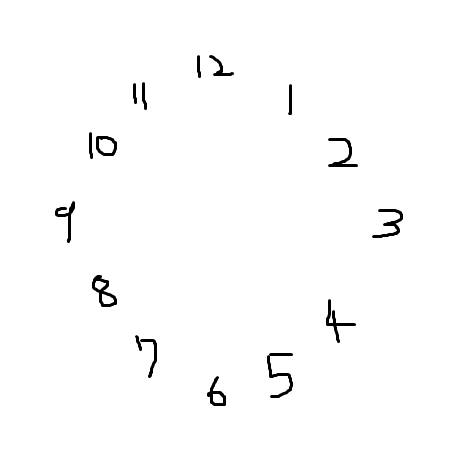
#> input picture be/images/dnumbers.png, 450 x 450 px, found by its file name
$ python img_diff.py
#> lines starting #> are read from the running program, lines starting #| are printed output that depends on the picture
import cv2

def ext_diff(imageA, imageB):

    grayA = cv2.cvtColor(imageA, cv2.COLOR_RGB2GRAY)
    grayB = cv2.cvtColor(imageB, cv2.COLOR_RGB2GRAY)

    diff = cv2.bitwise_xor(grayA, grayB)
    rev_diff = cv2.bitwise_not(diff)

    return rev_diff

imageA = cv2.imread('./images/dnumbers.png')
#> imageA is the input picture: shape (450, 450, 3); min 0, max 255, mean 251.6
imageB = cv2.imread('./images/dnumandarrow.png')
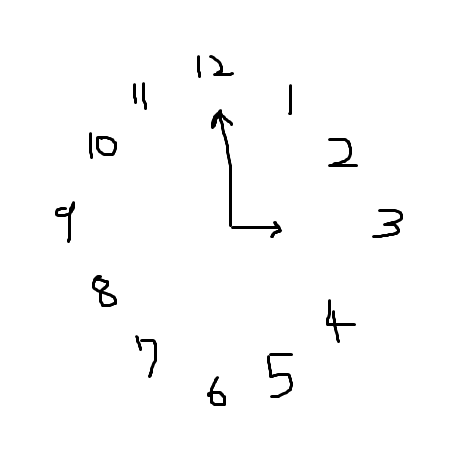
#> input picture be/images/dnumandarrow.png, 450 x 450 px, found by its file name
#> imageB is the input picture: shape (450, 450, 3); min 0, max 255, mean 250.7
diff = ext_diff(imageA, imageB)
#> in ext_diff, `diff = cv2.bitwise_xor(grayA, grayB)`:
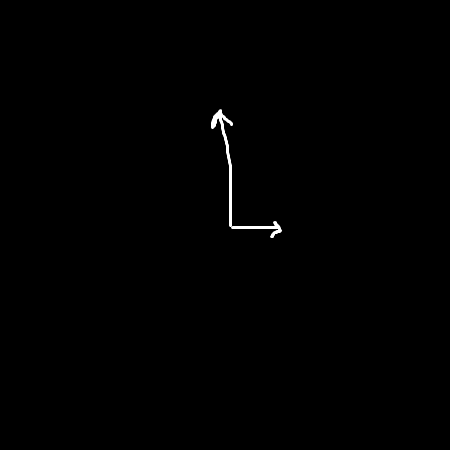
#> diff: shape (450, 450); min 0, max 255, mean 0.9
# [9 lines of commented-out code are left out]
